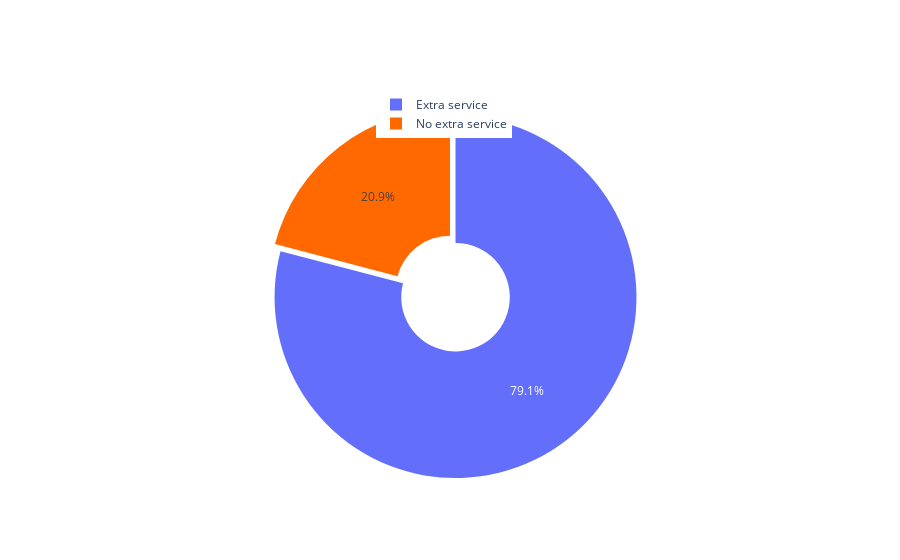

Write notebook code for a chart like this one.
### Code cell
mapp={0:'No extra service',1:'Extra service'}
colors=['#ffpdff','#ff6900']
label=list(df['preferred_services'].map(mapp).value_counts().index)
value=list(df['preferred_services'].map(mapp).value_counts().values)
# Use `hole` to create a donut-like pie chart
fig = go.Figure(data=[go.Pie(labels=label, values=value, hole=.3,pull=[0.05],marker_colors=colors)])
fig.update_layout(legend=dict(yanchor="bottom", y=0.9, xanchor="left", x=0.4))
fig.show()

### Figure 1 — Plotly figure (JSON) as saved in the notebook; plotly's stock layout.template omitted (floating-point values rounded to 4 significant figures)
{"data": [{"hole": 0.3, "labels": ["Extra service", "No extra service"], "marker": {"colors": ["#ffpdff", "#ff6900"]}, "pull": [0.05], "type": "pie", "values": [39545, 10455]}], "layout": {"legend": {"x": 0.4, "xanchor": "left", "y": 0.9, "yanchor": "bottom"}}}
